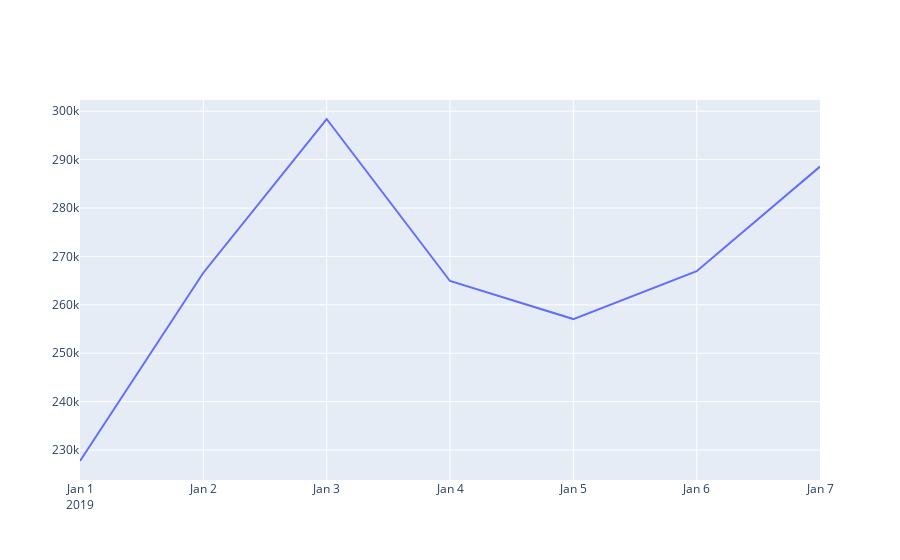
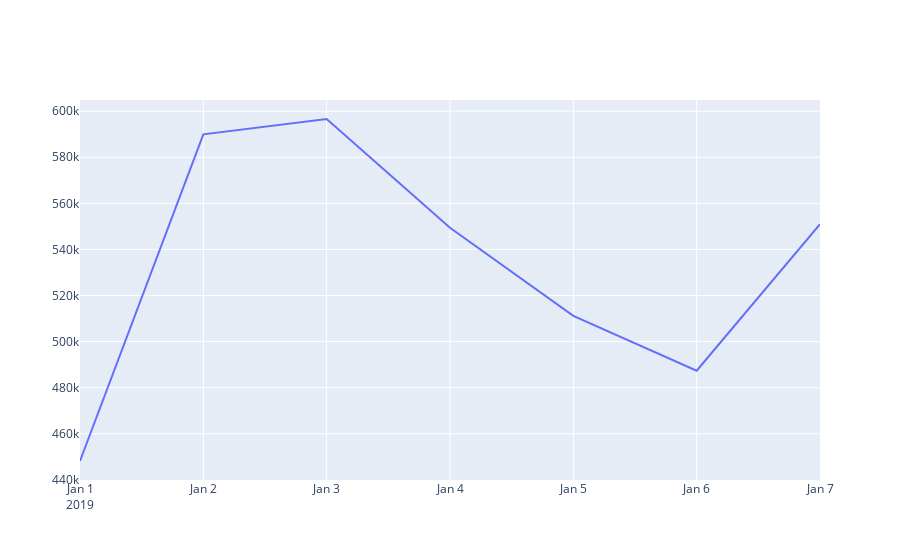
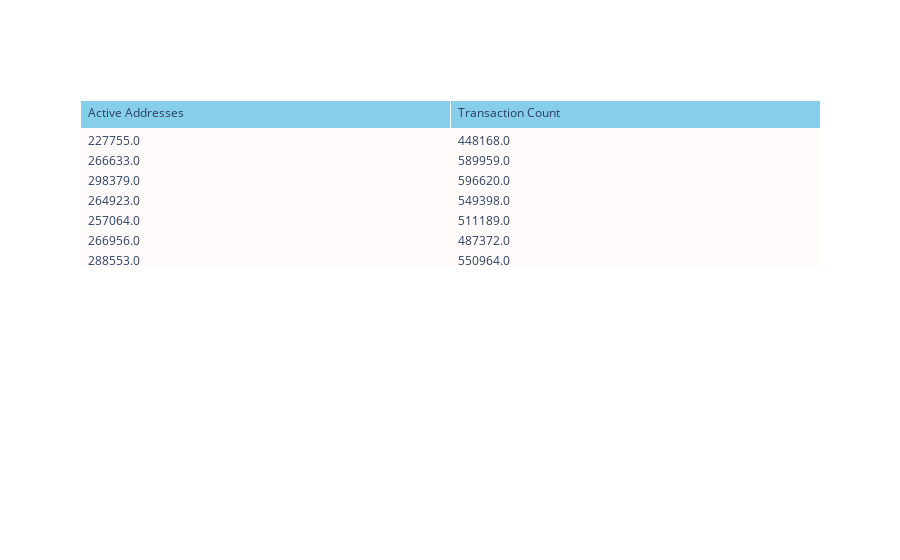

Notebook source saved alongside these figures, in order:
### Code cell
test_pipeline = p()
test_obj = cm()
test_network_data = test_obj.get_coinmetrics_network_data(api_key='KKzV6V2DTY87v3m1dGZu', asset='eth', metrics='AdrActCnt,TxCnt', start='2019-01-01', end='2019-01-07')
test_chart = lc(chart_title='test', y_axis_columns=['AdrActCnt'])
test_chart_2 = lc(chart_title='test 2', y_axis_columns=['TxCnt'])
test_table = tbl(table_title='test table', table_headers=['Active Addresses', 'Transaction Count'], table_columns=['AdrActCnt', 'TxCnt'])
test_pipeline.load_data(df=test_network_data)
test_pipeline.load_transformers(transformers=[dn()])
test_pipeline.execute_transformers()


test_pipeline.load_visualizations(visualizations=[test_chart, test_chart_2, test_table])
test_pipeline.render_visualizations()
# test_pipeline.get_data()

### Figure 1 — Plotly figure (JSON) as saved in the notebook; plotly's stock layout.template omitted (floating-point values rounded to 4 significant figures)
{"data": [{"mode": "lines", "name": "lines", "type": "scatter", "x": ["2019-01-01", "2019-01-02", "2019-01-03", "2019-01-04", "2019-01-05", "2019-01-06", "2019-01-07"], "y": ["227755.0", "266633.0", "298379.0", "264923.0", "257064.0", "266956.0", "288553.0"]}], "layout": {}}

### Figure 2 — Plotly figure (JSON) as saved in the notebook; plotly's stock layout.template omitted (floating-point values rounded to 4 significant figures)
{"data": [{"mode": "lines", "name": "lines", "type": "scatter", "x": ["2019-01-01", "2019-01-02", "2019-01-03", "2019-01-04", "2019-01-05", "2019-01-06", "2019-01-07"], "y": ["448168.0", "589959.0", "596620.0", "549398.0", "511189.0", "487372.0", "550964.0"]}], "layout": {}}

### Figure 3 — Plotly figure (JSON) as saved in the notebook; plotly's stock layout.template omitted (floating-point values rounded to 4 significant figures)
{"data": [{"cells": {"align": "left", "fill": {"color": "snow"}, "values": [["227755.0", "266633.0", "298379.0", "264923.0", "257064.0", "266956.0", "288553.0"], ["448168.0", "589959.0", "596620.0", "549398.0", "511189.0", "487372.0", "550964.0"]]}, "header": {"align": "left", "fill": {"color": "skyblue"}, "values": ["Active Addresses", "Transaction Count"]}, "type": "table"}], "layout": {}}
